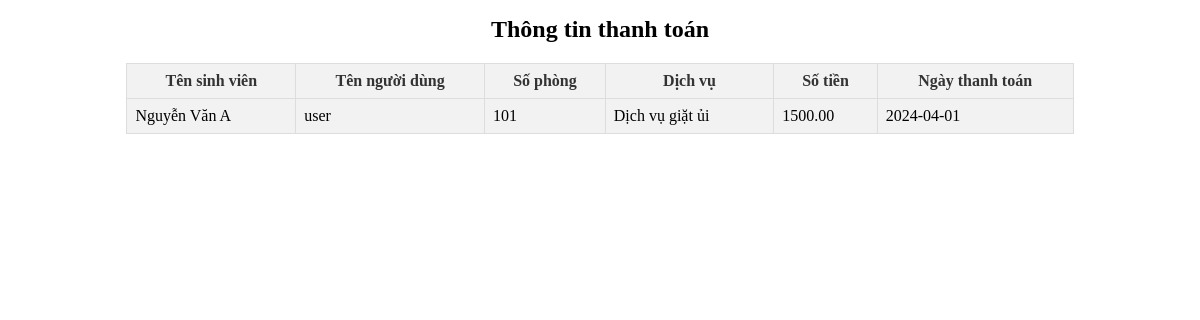
The app's page /thanh_toan.php (signed in) with its own data.
### tables this page shows
CREATE TABLE `payments` (
  `payment_id` int(11) NOT NULL,
  `student_id` int(11) DEFAULT NULL,
  `service_id` int(11) DEFAULT NULL,
  `amount` decimal(10,2) NOT NULL,
  `payment_date` date DEFAULT NULL,
  `created_at` timestamp NOT NULL DEFAULT current_timestamp()
);

CREATE TABLE `students` (
  `student_id` int(11) NOT NULL,
  `user_id` int(11) DEFAULT NULL,
  `full_name` varchar(255) NOT NULL,
  `email` varchar(100) DEFAULT NULL,
  `phone_number` varchar(20) DEFAULT NULL,
  `room_id` int(11) DEFAULT NULL,
  `created_at` timestamp NOT NULL DEFAULT current_timestamp()
);

CREATE TABLE `users` (
  `user_id` int(11) NOT NULL,
  `username` varchar(100) NOT NULL,
  `password` varchar(255) NOT NULL,
  `role` enum('admin','user') NOT NULL,
  `created_at` timestamp NOT NULL DEFAULT current_timestamp()
);

CREATE TABLE `rooms` (
  `room_id` int(11) NOT NULL,
  `room_number` varchar(20) NOT NULL,
  `capacity` int(11) NOT NULL,
  `status` enum('Có sẵn','Đã thuê','Bảo trì') DEFAULT 'Có sẵn',
  `created_at` timestamp NOT NULL DEFAULT current_timestamp()
);

CREATE TABLE `services` (
  `service_id` int(11) NOT NULL,
  `service_name` varchar(100) NOT NULL,
  `description` text DEFAULT NULL,
  `price` decimal(10,2) NOT NULL,
  `status` enum('active','inactive') DEFAULT 'active',
  `created_at` timestamp NOT NULL DEFAULT current_timestamp()
);

### thanh_toan.php (the view, shortened to what this page needs)
<?php
include('connect.php');
$user_id = $_SESSION['user_id'];
$sql = "SELECT s.full_name AS Tên_sinh_viên, u.username AS Tên_người_dùng, sr.room_number AS Số_phòng, se.service_name AS Dịch_vụ, p.amount AS Số_tiền, p.payment_date AS Ngày_thanh_toán
        FROM payments p
        INNER JOIN students s ON p.student_id = s.student_id
        INNER JOIN users u ON s.user_id = u.user_id
        LEFT JOIN services se ON p.service_id = se.service_id
        LEFT JOIN rooms sr ON s.room_id = sr.room_id
        WHERE s.user_id = $user_id";
$result = $conn->query($sql);
?>
<!DOCTYPE html>
<html lang="vi">
<head>
</head>
<body>
<div class="container">
  <h1 class="title">Thông tin thanh toán</h1>
  <?php
  if ($result->num_rows > 0) {
      echo "<table><tr><th>Tên sinh viên</th><th>Tên người dùng</th><th>Số phòng</th><th>Dịch vụ</th><th>Số tiền</th><th>Ngày thanh toán</th></tr>";
      while($row = $result->fetch_assoc()) {
          echo "<tr><td>".$row["Tên_sinh_viên"]."</td><td>".$row["Tên_người_dùng"]."</td><td>".$row["Số_phòng"]."</td><td>".$row["Dịch_vụ"]."</td><td>".$row["Số_tiền"]."</td><td>".$row["Ngày_thanh_toán"]."</td></tr>";
      }
      echo "</table>";
  } else {
      echo "Không có kết quả";
  }
  ?>
</div>
</body>
</html>

### thanh_toan.php (style rules this page uses)
.container { width: 80%; margin: auto; }
table { width: 100%; border-collapse: collapse; margin-top: 20px; }
th { background-color: #f2f2f2; color: #333; font-weight: bold; padding: 10px; }
tr:nth-child(even) { background-color: #f2f2f2; }
tr:nth-child(odd) { background-color: #ffffff; }
td, th { padding: 8px; border: 1px solid #ddd; }
.title { text-align: center; font-size: 24px; margin-bottom: 20px; }

### records on screen
payments: student.full_name "Nguyễn Văn A", users.username "user", rooms.room_number "101", service.service_name "Dịch vụ giặt ủi", amount "1500.00", payment_date "2024-04-01"
